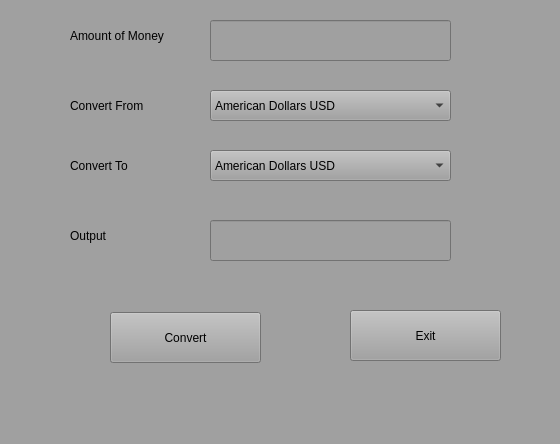
<?xml version="1.0" encoding="UTF-8"?>
<ui version="4.0">
 <class>MainWindow</class>
 <widget class="QMainWindow" name="MainWindow">
  <property name="geometry">
   <rect>
    <x>0</x>
    <y>0</y>
    <width>560</width>
    <height>444</height>
   </rect>
  </property>
  <property name="windowTitle">
   <string>Currency Converter</string>
  </property>
  <property name="styleSheet">
   <string notr="true">background-color: rgb(160, 160, 160);</string>
  </property>
  <widget class="QWidget" name="centralwidget">
   <widget class="QLineEdit" name="lineEdit">
    <property name="geometry">
     <rect>
      <x>210</x>
      <y>20</y>
      <width>241</width>
      <height>41</height>
     </rect>
    </property>
   </widget>
   <widget class="QLabel" name="label">
    <property name="geometry">
     <rect>
      <x>70</x>
      <y>20</y>
      <width>131</width>
      <height>31</height>
     </rect>
    </property>
    <property name="text">
     <string>Amount of Money</string>
    </property>
   </widget>
   <widget class="QComboBox" name="comboBox">
    <property name="geometry">
     <rect>
      <x>210</x>
      <y>90</y>
      <width>241</width>
      <height>31</height>
     </rect>
    </property>
    <item>
     <property name="text">
      <string>American Dollars USD</string>
     </property>
    </item>
    <item>
     <property name="text">
      <string>Japanese YEN</string>
     </property>
    </item>
    <item>
     <property name="text">
      <string>Canadian Dollars CAD</string>
     </property>
    </item>
    <item>
     <property name="text">
      <string>Euro</string>
     </property>
    </item>
    <item>
     <property name="text">
      <string>Moroccan MAD</string>
     </property>
    </item>
   </widget>
   <widget class="QLabel" name="label_2">
    <property name="geometry">
     <rect>
      <x>70</x>
      <y>90</y>
      <width>131</width>
      <height>31</height>
     </rect>
    </property>
    <property name="text">
     <string>Convert From</string>
    </property>
   </widget>
   <widget class="QComboBox" name="comboBox_2">
    <property name="geometry">
     <rect>
      <x>210</x>
      <y>150</y>
      <width>241</width>
      <height>31</height>
     </rect>
    </property>
    <property name="currentText">
     <string>Euro</string>
    </property>
    <item>
     <property name="text">
      <string>American Dollars USD</string>
     </property>
    </item>
    <item>
     <property name="text">
      <string>Japanese YEN</string>
     </property>
    </item>
    <item>
     <property name="text">
      <string>Canadian Dollars CAD</string>
     </property>
    </item>
    <item>
     <property name="text">
      <string>Euro</string>
     </property>
    </item>
    <item>
     <property name="text">
      <string>Moroccan MAD</string>
     </property>
    </item>
   </widget>
   <widget class="QLabel" name="label_3">
    <property name="geometry">
     <rect>
      <x>70</x>
      <y>150</y>
      <width>131</width>
      <height>31</height>
     </rect>
    </property>
    <property name="text">
     <string>Convert To</string>
    </property>
   </widget>
   <widget class="QLineEdit" name="lineEdit_2">
    <property name="geometry">
     <rect>
      <x>210</x>
      <y>220</y>
      <width>241</width>
      <height>41</height>
     </rect>
    </property>
   </widget>
   <widget class="QLabel" name="label_4">
    <property name="geometry">
     <rect>
      <x>70</x>
      <y>220</y>
      <width>131</width>
      <height>31</height>
     </rect>
    </property>
    <property name="text">
     <string>Output</string>
    </property>
   </widget>
   <widget class="QPushButton" name="cvt_btn">
    <property name="geometry">
     <rect>
      <x>110</x>
      <y>312</y>
      <width>151</width>
      <height>51</height>
     </rect>
    </property>
    <property name="text">
     <string>Convert</string>
    </property>
   </widget>
   <widget class="QPushButton" name="exit_btn">
    <property name="geometry">
     <rect>
      <x>350</x>
      <y>310</y>
      <width>151</width>
      <height>51</height>
     </rect>
    </property>
    <property name="text">
     <string>Exit</string>
    </property>
   </widget>
  </widget>
  <widget class="QStatusBar" name="statusbar"/>
 </widget>
 <resources/>
 <connections/>
</ui>
